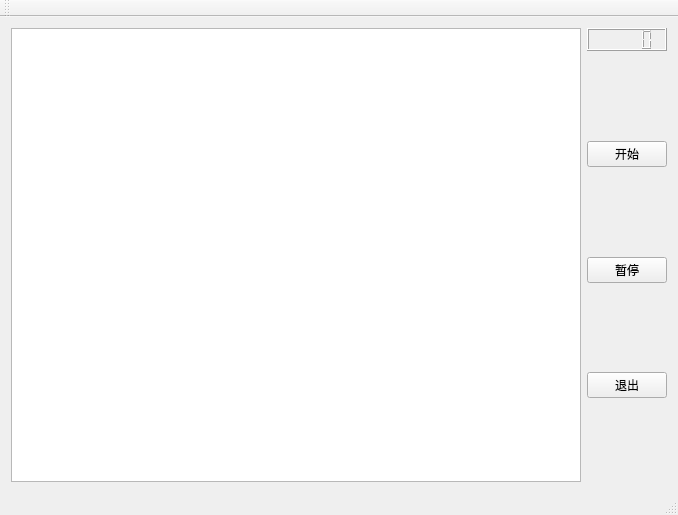
<?xml version="1.0" encoding="UTF-8"?>
<ui version="4.0">
 <class>MainWindow</class>
 <widget class="QMainWindow" name="MainWindow">
  <property name="geometry">
   <rect>
    <x>0</x>
    <y>0</y>
    <width>678</width>
    <height>515</height>
   </rect>
  </property>
  <property name="windowTitle">
   <string>打地鼠</string>
  </property>
  <widget class="QWidget" name="centralWidget">
   <layout class="QHBoxLayout" name="horizontalLayout">
    <item>
     <widget class="QGraphicsView" name="graphicsView"/>
    </item>
    <item>
     <layout class="QVBoxLayout" name="verticalLayout">
      <item>
       <widget class="QLCDNumber" name="lcdNumber"/>
      </item>
      <item>
       <spacer name="verticalSpacer">
        <property name="orientation">
         <enum>Qt::Vertical</enum>
        </property>
        <property name="sizeHint" stdset="0">
         <size>
          <width>20</width>
          <height>40</height>
         </size>
        </property>
       </spacer>
      </item>
      <item>
       <widget class="QPushButton" name="pushButton">
        <property name="text">
         <string>开始</string>
        </property>
       </widget>
      </item>
      <item>
       <spacer name="verticalSpacer_3">
        <property name="orientation">
         <enum>Qt::Vertical</enum>
        </property>
        <property name="sizeHint" stdset="0">
         <size>
          <width>20</width>
          <height>40</height>
         </size>
        </property>
       </spacer>
      </item>
      <item>
       <widget class="QPushButton" name="pushButton_2">
        <property name="text">
         <string>暂停</string>
        </property>
       </widget>
      </item>
      <item>
       <spacer name="verticalSpacer_4">
        <property name="orientation">
         <enum>Qt::Vertical</enum>
        </property>
        <property name="sizeHint" stdset="0">
         <size>
          <width>20</width>
          <height>40</height>
         </size>
        </property>
       </spacer>
      </item>
      <item>
       <widget class="QPushButton" name="pushButton_3">
        <property name="text">
         <string>退出</string>
        </property>
       </widget>
      </item>
      <item>
       <spacer name="verticalSpacer_2">
        <property name="orientation">
         <enum>Qt::Vertical</enum>
        </property>
        <property name="sizeHint" stdset="0">
         <size>
          <width>20</width>
          <height>40</height>
         </size>
        </property>
       </spacer>
      </item>
     </layout>
    </item>
   </layout>
  </widget>
  <widget class="QToolBar" name="mainToolBar">
   <attribute name="toolBarArea">
    <enum>TopToolBarArea</enum>
   </attribute>
   <attribute name="toolBarBreak">
    <bool>false</bool>
   </attribute>
  </widget>
  <widget class="QStatusBar" name="statusBar"/>
 </widget>
 <layoutdefault spacing="6" margin="11"/>
 <resources/>
 <connections/>
</ui>
